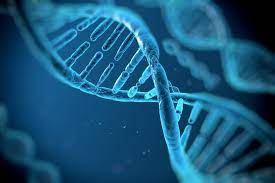
#> input picture pages/img-adn/ADN.jpeg, 275 x 183 px
$ python -i detector.py   (imports and definitions only)
#> lines starting #> are read from the running program, lines starting #| are printed output that depends on the picture
#> further down, picture is the input picture: PIL image 275x183 RGB; mean R, G, B 23.9, 85.4, 120.7
#Apps de realidad virtual
# #Haarcascade_frontalface

# apps de realidad virtual

import numpy as np
import cv2
from PIL import Image, ImageEnhance
import streamlit as st
import os

rostrocascade =cv2.CascadeClassifier("archivoxml/detectarostro.xml")

# [8 lines left out: function detectar_rostro, not called in this run]

def imagen_cannys(new_image):
    nueva_imagen = np.array(new_image.convert("RGB"))
    img =cv2.cvtColor(nueva_imagen,1)
    img = cv2.GaussianBlur(img,(11,11),0)
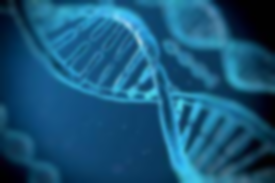
#> img: shape (183, 275, 3); mean R, G, B 23.9, 85.5, 120.7
    bordes = cv2.Canny(img, 50, 70)
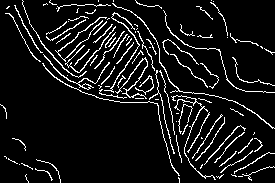
#> bordes: shape (183, 275); 8.6% white in thin lines or dots
    return bordes


# [56 lines left out: functions cargar_imagen, principal, not called in this run]


    #elif eleccion == "Quienes Somos":
    #    st.subheader("Soy ingenierio electrico")


# [2 lines not run here, left out]

>>> from PIL import Image
>>> picture = Image.open('img-adn/ADN.jpeg')
>>> result = imagen_cannys(picture)
